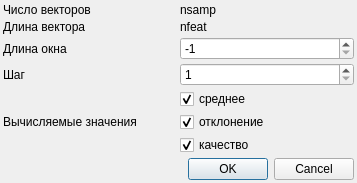
<?xml version="1.0" encoding="UTF-8"?>
<ui version="4.0">
 <class>DlgMean</class>
 <widget class="QDialog" name="DlgMean">
  <property name="geometry">
   <rect>
    <x>0</x>
    <y>0</y>
    <width>357</width>
    <height>152</height>
   </rect>
  </property>
  <property name="windowTitle">
   <string>Статистические показатели</string>
  </property>
  <layout class="QGridLayout" name="gridLayout_2">
   <property name="leftMargin">
    <number>3</number>
   </property>
   <property name="topMargin">
    <number>3</number>
   </property>
   <property name="rightMargin">
    <number>3</number>
   </property>
   <property name="bottomMargin">
    <number>3</number>
   </property>
   <property name="spacing">
    <number>3</number>
   </property>
   <item row="0" column="0">
    <layout class="QGridLayout" name="gridLayout">
     <property name="spacing">
      <number>3</number>
     </property>
     <item row="0" column="0">
      <widget class="QLabel" name="label_4">
       <property name="text">
        <string>Число векторов</string>
       </property>
      </widget>
     </item>
     <item row="0" column="1">
      <widget class="QLabel" name="lblN">
       <property name="text">
        <string>nsamp</string>
       </property>
      </widget>
     </item>
     <item row="4" column="0">
      <widget class="QLabel" name="label_3">
       <property name="text">
        <string>Вычисляемые значения</string>
       </property>
      </widget>
     </item>
     <item row="4" column="1">
      <layout class="QVBoxLayout" name="verticalLayout">
       <item>
        <widget class="QCheckBox" name="chMean">
         <property name="text">
          <string>среднее</string>
         </property>
         <property name="checked">
          <bool>true</bool>
         </property>
        </widget>
       </item>
       <item>
        <widget class="QCheckBox" name="chStdev">
         <property name="text">
          <string>отклонение</string>
         </property>
         <property name="checked">
          <bool>true</bool>
         </property>
        </widget>
       </item>
       <item>
        <widget class="QCheckBox" name="chQual">
         <property name="text">
          <string>качество</string>
         </property>
         <property name="checked">
          <bool>true</bool>
         </property>
        </widget>
       </item>
      </layout>
     </item>
     <item row="2" column="0">
      <widget class="QLabel" name="label">
       <property name="text">
        <string>Длина окна</string>
       </property>
      </widget>
     </item>
     <item row="3" column="0">
      <widget class="QLabel" name="label_2">
       <property name="text">
        <string>Шаг</string>
       </property>
      </widget>
     </item>
     <item row="3" column="1">
      <widget class="QSpinBox" name="sbStep">
       <property name="minimum">
        <number>1</number>
       </property>
       <property name="maximum">
        <number>100000</number>
       </property>
      </widget>
     </item>
     <item row="2" column="1">
      <widget class="QSpinBox" name="sbWindow">
       <property name="minimum">
        <number>-1</number>
       </property>
       <property name="maximum">
        <number>100000</number>
       </property>
       <property name="value">
        <number>-1</number>
       </property>
      </widget>
     </item>
     <item row="1" column="0">
      <widget class="QLabel" name="label_5">
       <property name="text">
        <string>Длина вектора</string>
       </property>
      </widget>
     </item>
     <item row="1" column="1">
      <widget class="QLabel" name="lblNFeat">
       <property name="text">
        <string>nfeat</string>
       </property>
      </widget>
     </item>
    </layout>
   </item>
   <item row="1" column="0">
    <widget class="QDialogButtonBox" name="buttonBox">
     <property name="orientation">
      <enum>Qt::Horizontal</enum>
     </property>
     <property name="standardButtons">
      <set>QDialogButtonBox::Cancel|QDialogButtonBox::Ok</set>
     </property>
    </widget>
   </item>
  </layout>
 </widget>
 <resources/>
 <connections>
  <connection>
   <sender>buttonBox</sender>
   <signal>accepted()</signal>
   <receiver>DlgMean</receiver>
   <slot>accept()</slot>
   <hints>
    <hint type="sourcelabel">
     <x>248</x>
     <y>254</y>
    </hint>
    <hint type="destinationlabel">
     <x>157</x>
     <y>274</y>
    </hint>
   </hints>
  </connection>
  <connection>
   <sender>buttonBox</sender>
   <signal>rejected()</signal>
   <receiver>DlgMean</receiver>
   <slot>reject()</slot>
   <hints>
    <hint type="sourcelabel">
     <x>316</x>
     <y>260</y>
    </hint>
    <hint type="destinationlabel">
     <x>286</x>
     <y>274</y>
    </hint>
   </hints>
  </connection>
 </connections>
</ui>
